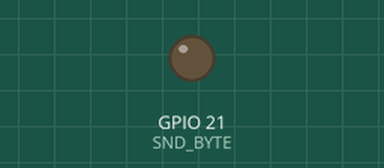
Bench run of a program on a simulated Raspberry Pi (BCM pin numbers). Parts: output pins drawn as LEDs (lit = HIGH). Pins used as bus, display or sensor lines are not drawn. At 24.6 s the program stops and its outputs stay as they are.

Above: at 0.1 s.
At 24.44 s:
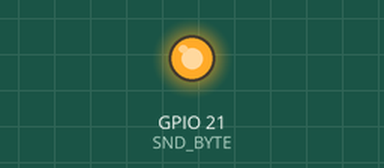
Timing chart, 0 to 26.0 s (numbered marks = the images above):
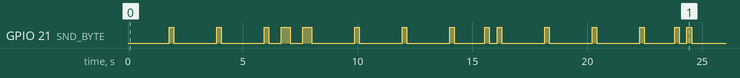

The program:

enough.py
```python
import RPi.GPIO as GPIO
import master
from master import send_freq
from time import sleep

notes = """
0 0
G3 196
A3 220
B3 247
C4 262
"""

s1 = """
G3 1
G3 11
G3 12
G3 12
G3 12
G3 11
A3 11
B3 11
"""


s2 = """
G3 1
G3 11
G3 12
C4 12
C4 12
B3 11
A3 11
B3 11
"""

score = s1*3 + """
C4 1
B3 1
A3 1
B3 1
""" + s1 * 3 + s2 + s1 * 3 + s2

nmap = {} # notes map
for n in notes.splitlines():
    if len(n) == 0: continue
    #n = n.strip()
    note, freq = n.split()
    nmap[note] = int(freq)
    #print(n)

durs = { "1" : 1, "11" : 0.5, "12" : 0.25, "13" : 0.125 }

delay = 1

def play_score(score):
    for note in score.splitlines():
        if len(note) == 0: continue
        n, dur = note.split()
        freq = nmap[n]
        send_freq(freq, delay)
        duration = 0.4 * durs[dur]
        sleep(duration)
        send_freq(0, delay)
        sleep(0.07)


def main():
    try:
        master.setup()
        play_score(score)
    finally:
        GPIO.cleanup()

if __name__ == "__main__":
    main()
```

master.py
```python
import RPi.GPIO as GPIO
from time import sleep

def usleep(x): sleep(x/1000000.0)

SND_SS = 16
SND_CLK = 20
SND_BYTE = 21

def setup():
    GPIO.setmode(GPIO.BCM)
    GPIO.setup(SND_CLK, GPIO.OUT, initial = 0)
    GPIO.setup(SND_BYTE, GPIO.OUT, initial = 0)
    GPIO.setup(SND_SS, GPIO.OUT, initial = 1)
    #for p in [SND_SS, SND_CLK, SND_BYTE]: GPIO.setup(p, GPIO.OUT, initial=0)

def send_freq(f, delay = 1):
        barr = "0" * 16 + bin(f)[2:]
        barr = barr[-16:]
        barr = list(barr)
        barr = [1 if b == '1' else 0 for b in barr]
        #print(barr)
        #barr = list(barr)
        #barr = barr[-16:0]
        #print(barr)
        GPIO.output(SND_CLK, 0);
        GPIO.output(SND_SS, 0)
        for b in barr:
            #b = 1 if b == '1' else 0
            GPIO.output(SND_BYTE, b)
            GPIO.output(SND_CLK, 1)
            usleep(delay)
            GPIO.output(SND_CLK, 0)
            usleep(delay)
        GPIO.output(SND_SS, 1)

def scale():
    for n in range(4):
        n = 400*(n+1)
        send_freq(n)
        sleep(2)
    send_freq(0)


def main():
    try:
        setup()
        scale()
    finally:
        GPIO.cleanup()

if __name__ == "__main__":
    main()
```

Measured:
- by itself, GPIO 21 (SND_BYTE): LOW → HIGH at 1.8 s, → LOW 0.20 s later, → HIGH 1.9 s later, → LOW 0.20 s later, … (30 changes in this stretch)
